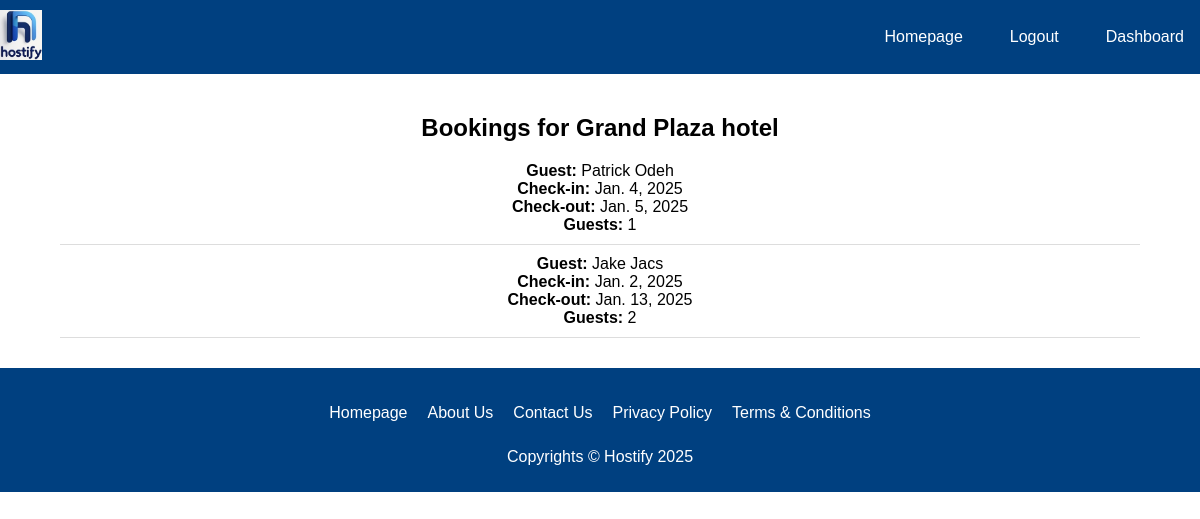
Screenshot of /hotels/1/bookings/ (signed in) with the database file from the repository.
### core/models.py (models this page shows, shortened)
class Hotel(models.Model):
    name = models.CharField(
        max_length=255,
        help_text="Enter the name of the hotel (e.g., Grand Plaza Hotel).")
    address = models.CharField(
        max_length=255,
        help_text="Hotel Address.")
    description = models.TextField(
        help_text="Enter hotel description")
    owner = models.ForeignKey(User, on_delete=models.CASCADE, related_name='owned_hotels')
    photo = models.ImageField(upload_to='hotel_photos/', blank=True, help_text="Upload a photo of your hotel")
    amenities = models.ManyToManyField(Amenity)
    rating = models.DecimalField(max_digits=2, decimal_places=1, null=True, blank=True)
    phone_number = models.CharField(max_length=20, unique=True)
    email = models.EmailField(unique=True)

class Booking(models.Model):
    user = models.ForeignKey(User, on_delete=models.CASCADE)
    room = models.ForeignKey(Room, on_delete=models.CASCADE)
    check_in_date = models.DateField()
    check_out_date = models.DateField()
    number_of_guests = models.IntegerField()
    status = models.CharField(max_length=20, default='Pending')

class User(AbstractUser):
    is_hotel_owner = models.BooleanField(default=False)
    username = models.CharField(max_length=255, unique=True)
    first_name = models.CharField(max_length=255)
    last_name = models.CharField(max_length=255)
    phone_number = models.CharField(max_length=20, unique=True)
    email = models.EmailField(unique=True)
    groups = models.ManyToManyField(
        'auth.Group',
        related_name='custom_user_groups',  # Add a related_name here
        blank=True,
        help_text='The groups this user belongs to. A user can belong to multiple groups.'
    )
    user_permissions = models.ManyToManyField(
        'auth.Permission',
        related_name='custom_user_permissions',  # Add a related_name here
        blank=True,
        help_text='Specific permissions for this user.'
    )

### core/views.py (the view)
# urls.py: path('hotels/<int:hotel_id>/bookings/', views.owner_bookings, name='owner_bookings'),
def owner_bookings(request, hotel_id):
    hotel = get_object_or_404(Hotel, id=hotel_id, owner=request.user)
    bookings = Booking.objects.filter(room__hotel=hotel).order_by('-check_in_date')
    return render(request, 'hotels/owner_bookings.html', {'hotel': hotel, 'bookings': bookings})

### templates/hotels/owner_bookings.html (shortened to what this page needs)
{% extends 'home.html' %}
{% block content %}
  <h2>Bookings for {{ hotel.name }}</h2>
  {% if bookings %}
    <ul class="booking-list">
      {% for booking in bookings %}
        <li>
          <strong>Guest:</strong> {{ booking.user.get_full_name }}<br>
          <strong>Check-in:</strong> {{ booking.check_in_date }}<br>
          <strong>Check-out:</strong> {{ booking.check_out_date }}<br>
          <strong>Guests:</strong> {{ booking.number_of_guests }}
        </li>
      {% endfor %}
    </ul>
  {% else %}
    <p>No bookings found for this hotel.</p>
  {% endif %}
{% endblock %}

### templates/home.html (style rules this page uses)
body { font-family: sans-serif; margin: 0; padding: 0; display: flex; flex-direction: column; align-items: center; }

### templates/hotels/owner_bookings.html (style rules this page uses)
.booking-list { list-style: none; padding: 0; margin: 0; }
.booking-list li { border-bottom: 1px solid #ddd; padding-bottom: 10px; margin-bottom: 10px; }

### rows the page displays
Hotel: name "Grand Plaza hotel"
Booking: user.get_full_name "Patrick Odeh", check_in_date "Jan. 4, 2025", check_out_date "Jan. 5, 2025", number_of_guests "1"
Booking: user.get_full_name "Jake Jacs", check_in_date "Jan. 2, 2025", check_out_date "Jan. 13, 2025", number_of_guests "2"
